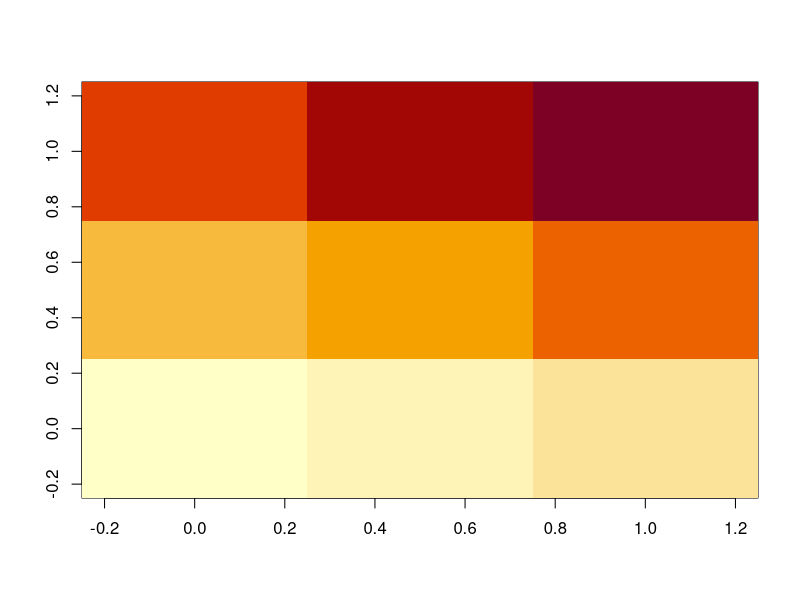
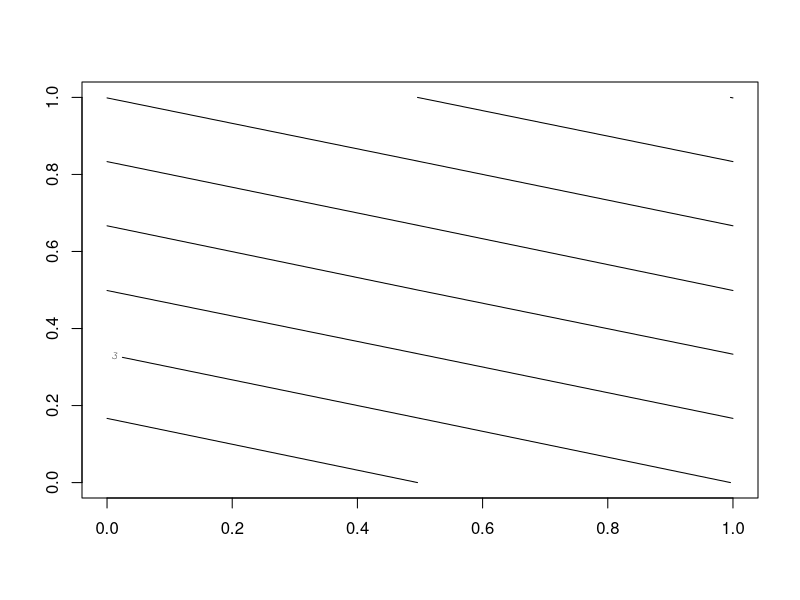
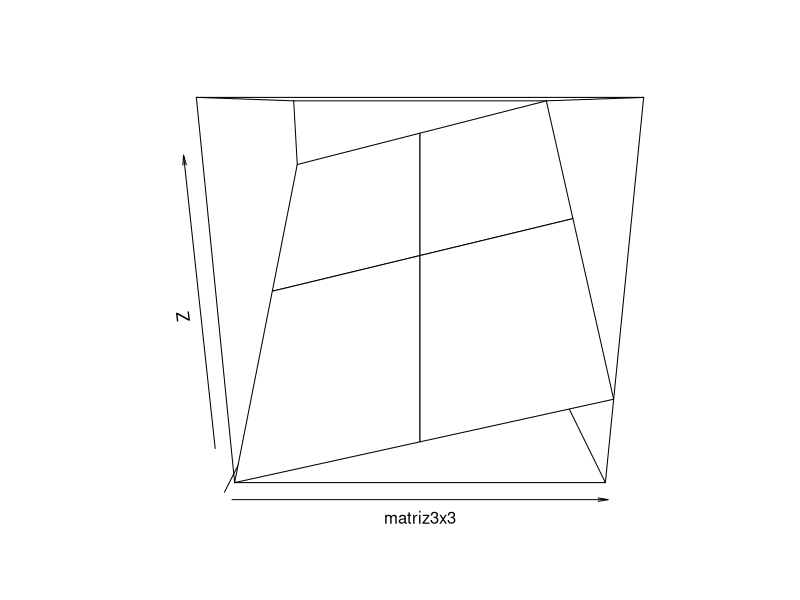
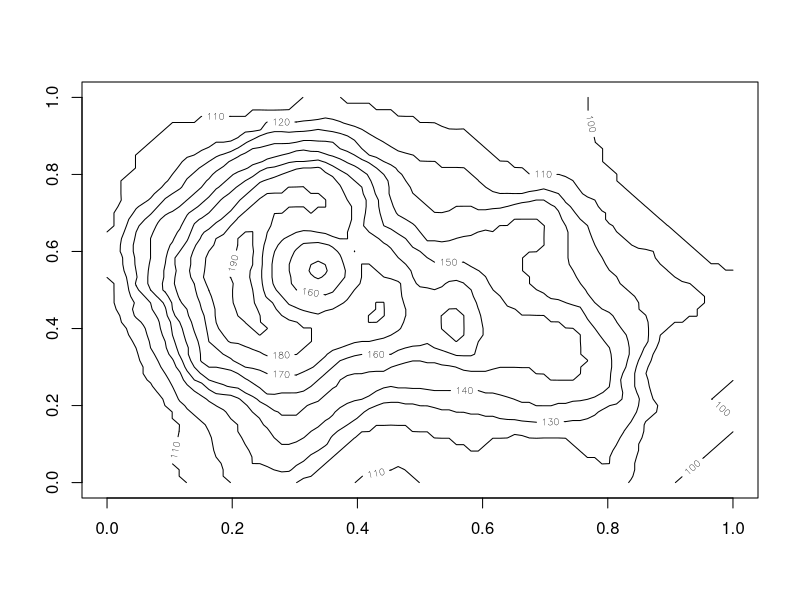
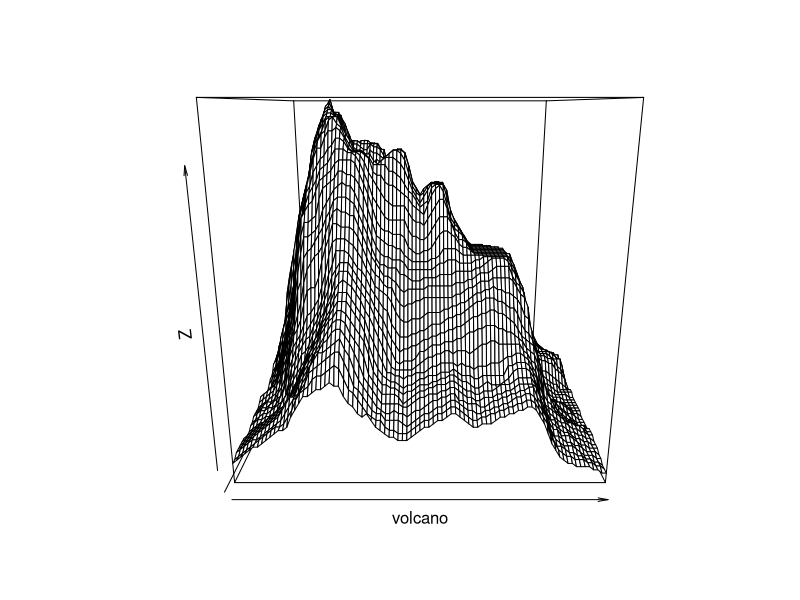

Source code (R) for these figures, in order:
## ---- chunk 1
knitr::opts_chunk$set(echo = TRUE)
## ---- chunk 2
# install.packages("tseries")  
## ---- chunk 3
# library(tseries)  
## ---- chunk 4
citation()
## ---- chunk 5
# demo(persp)
# demo(graphics)
## ---- chunk 6
vetor <- c("valor1", "valor2")
vetor
## ---- chunk 7
#vetor <- scan()
#1:  valor1
#2:  valor2
#3:  valor3
#4:
#>
## ---- chunk 8
vetor[1] = "Valor01"
vetor
vetor<-1:10
vetor[3:10]
vetor[c(1, 4)]
vetor[c(1, 4)] <- c(0, 90) # Substirui em vetor o conteúdo na posição 1 por 0 e na posição 4 por 90
vetor[-6] #Suprime o sexto elemento da impressão
vetor = vetor[-6] #Remove o sexto elemento do vetor
## ---- chunk 9
#### Script para cadastro de clientes

### 1. Cadastro de nomes
# clientes <- scan(what = "String") *forma para um script
clientes <- c("Marcos de Aguiar", "Paula Miranda", "Emilio Santos", "Priscila de Albuquerque")

### 2. Atualização no cadastro
expand.grid(clientes) # Descubra o indice da alteração

clientes[4] <- "Pryscilla de Albuquerque" # corrige o cadastro do nome

### 3. Cadastro de salários
# salarios <- scan() *forma para um script
salarios <- c(4000, 2500, 1200, 3400)
salarios
### 4. Atualizar o vetor salários para salários liquido (%30 a menos)

salarios <- salarios * (1 - 0.3)
salarios
## ---- chunk 10
# Execução do citado acima
15:20
seq(1,25,0.5)
rep(vetor, 3, 2)
sample(1:30, 10, T)

## ---- chunk 11
a<-"10"
# a*2 dá erro: Error in a * 2 : non-numeric argument to binary operator

a<-as.numeric(a) # trata o armazenado em String de texto para armazenado como número
# assim como os as.numeric, existem muitos outras formas de coerção do tipo de dado, vale a pena consultar os as.

a*2
## ---- chunk 12
# Exemplo de criação
matriz3x3<-matrix(1:9, ncol = 3,nrow = 3)
matriz3x3
## ---- chunk 13
image(matriz3x3)
contour(matriz3x3)
persp(matriz3x3)

contour(volcano)
persp(volcano)
## ---- chunk 14
# para equação do primeiro grau (ax=b)
## 5x=25
a<-5
b<-25
solve(a,b)

# para sistemas do primeiro grau(ax+by=c) *Resposta vetor solução[1]=x, solução[2]=y 
## x + y = 20
a1<-1
b1<-1
c1<-20
## 3x + 4y = 72
a2<-3
b2<-4
c2<-72
linha1<- c(a1,b1,c1)
linha2<- c(a2,b2,c2)
matriz<-rbind(linha1, linha2)
solve(matriz[,1:2],matriz[,3])
## ---- chunk 15
# Estrutura de montagem do array
array(data = NA, dim = length(data), dimnames = NULL) # montagem padrão
## ---- chunk 16
# Estrutura de montagem do array
# apply(X, MARGIN, FUN, ..., simplify = TRUE)
## ---- chunk 17
# install.packages("forcats")
## ---- chunk 18
# Direto com factor
factor(c("1","1","2","2","3"))
# montando um vetor e tratando-o como fator
vetor<-c("1","1","2","2","3")
as.factor(vetor)
## ---- chunk 19
# gl(n, k, length = n*k, labels = seq_len(n), ordered = FALSE) *construção padrão
# Exemplo
gl(2,3,labels = c("Aprovado","Reprovado"))
## ---- chunk 20
# Simples cadastro de objetos para exemplo
vetorInteiro1<-1:6
vetorString2<-c("João Carlos","Augusto Ferreira","Maria Elena","Julia Mendes","Eduarda Perrela", "Carlos Daniel")
vetorBooleano<-c(TRUE,FALSE,FALSE,TRUE,TRUE,FALSE)
fatorOrdinal<-gl(2,3,labels = c("Aprovado","Reprovado"))
matrizInteiros<-matrix(nrow = 3, ncol = 3)

# Criação de lista
list(vetorInteiro1,vetorString2,vetorBooleano, matrizInteiros, fatorOrdinal) ## itens não nomeados
list(nome=vetorString2, cadastro=vetorBooleano, vendas=vetorInteiro1) ## itens nomeados
## ---- chunk 21
#Montando lista sem nomear
lista1<-list(c(20,40,6),c("Laranja","Banana","Melancia"))
lista1
#Nomeando lista pronta
names(lista1)<-c("qtde","Fruta")
lista1
#Montando lista e nomeando
lista2<-list(qtde=c(10,30,70),Fruta=c("Caqui","Limão","Jabuticaba"))
lista2
## ---- chunk 22
lista1[[1]]  # Notação para acessar o 1º elemento de lista
lista1$qtde # Notação para acessar o elemento de nome Nome1
lista1$Fruta # Notação para acessar o elemento de nome Nome1
# lista1$NomeMatriz1[2,3]  notação para acessar o valor na linha 2 e coluna 3 da Matriz NomeMatriz1 dentro de lista
lista1[[3]]<-c("String1", "String2") #Substitui ou acrescenta ao 3º elemento com um vetor contendo duas Strings
lista1
lista1<-lista1[-3] #Remove 2º elemento da lista
lista<-c(lista1, lista2) # Combina os elementos da lista1 com os elementos da lista2 em uma unica lista
lista
unlist(lista) #Transforma o conteudo da lista em um vetor
## ---- chunk 23
#dataframe1<-as.data.frame(matriz1)    *convertendo dados de uma matriz em um dataframe
#dataframe1<-data.frame(NomeCol1=VetorString1,NomeCol2=VetorInteiros2)    *Criando um dataframe com o método proprio
## ---- chunk 24
# Sintaxe for
for (i in 1:3) {
  cat("Estrutura de repetição for, esta é a execução nº", i,"\n")
}
## ---- chunk 25
# Sintaxe while
x<-TRUE
while (x==TRUE) {
  cat("Executado", x,"\n")
  x<-FALSE
}
cat("Saí do laco?", !x)
## ---- chunk 26
# Sintaxe if
if (10>20) {
  print("Baita absurso!")
}
## ---- chunk 27
# Sintaxe If Else
print("10 é maior que 20?")
if (10>20) {
  print("Baita absurso!")
}else {
  print("Não, 10 não é maior que 20")
}
## ---- chunk 28
# Sintaxe de function()
soma <- function(arg1, arg2){
  valor<-arg1 + arg2
  cat("Soma dos dois valores =",valor,"\n")
  return (valor)
}

soma(1,1)
